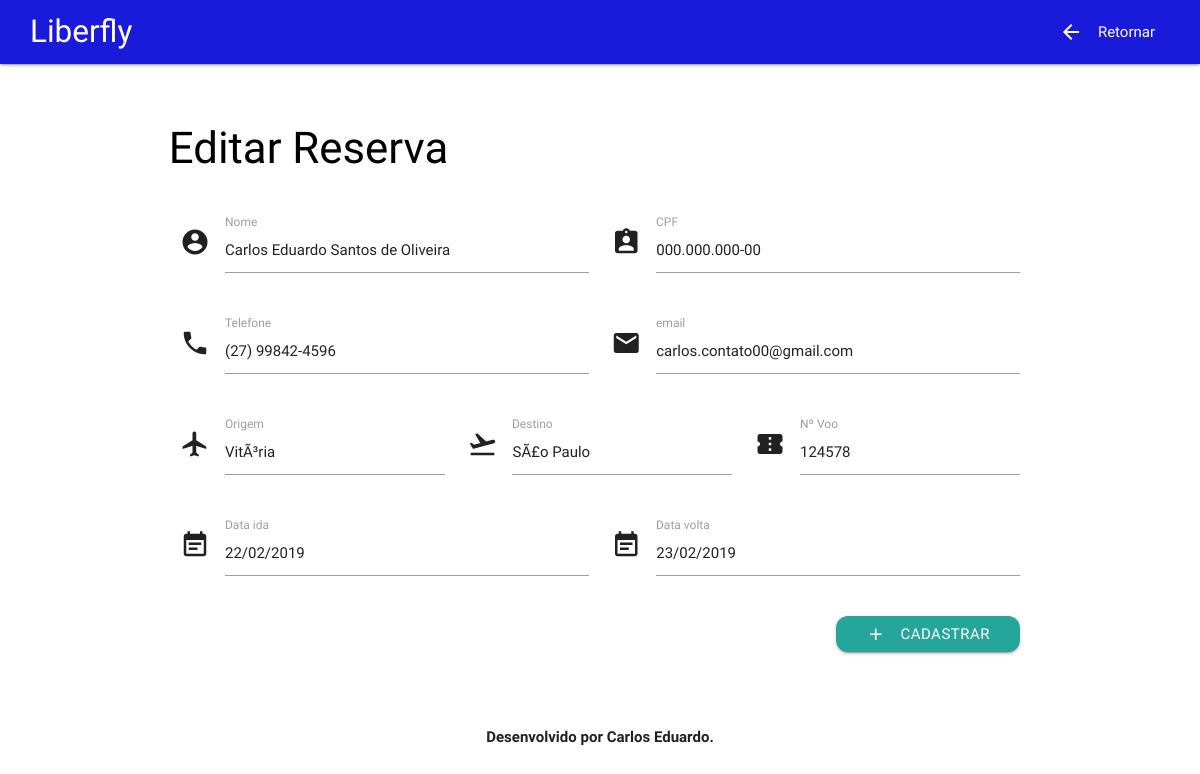
/passagem/editar/4, run on the app's committed database.
### tables this page shows
CREATE TABLE `passagens` (
  `id` int(11) NOT NULL,
  `nome_passageiro` varchar(220) NOT NULL,
  `cpf` varchar(20) NOT NULL,
  `telefone` varchar(20) NOT NULL,
  `email` varchar(50) NOT NULL,
  `aeroporto_origem` varchar(220) NOT NULL,
  `aeroporto_destino` varchar(220) NOT NULL,
  `numero_voo` varchar(50) NOT NULL,
  `data_ida` varchar(100) NOT NULL,
  `data_volta` varchar(100) DEFAULT NULL,
  `criado` datetime DEFAULT NULL
);

### core/controller.php (called while the page is built, shortened)
<?php
class controller {
	public function loadView($viewName, $viewData = array()) {
		extract($viewData);
		include 'views/'.$viewName.'.php';
	}
}
?>

### controllers/passagemController.php (called while the page is built, shortened)
<?php
class passagemController extends controller {
	public function editar($id) {
		$dados = array();
		$passagem = new passagens();
		$dados['list_passagens'] = $passagem->listar($id);
		$this->loadView('editar', $dados);
	}
}
?>

### core/core.php (called while the page is built, shortened)
<?php
class core {
	public function run() {
		global $config;
		if ($config['versao'] == 'dsv') {
			$url = explode("index.php", $_SERVER['PHP_SELF']);
			$url = end($url);
		}
		$params = array();
		if (!empty($url) && $url != '/') {
			$url = explode('/', $url);
			array_shift($url);
			array_shift($url);
			if (isset($url[0]) && !empty($url[0])) {
				$currentAction = $url[0];
				array_shift($url);
			} else {
				$currentAction = 'index';
			}
			if (count($url) > 0) {
				$params = $url;
			}
		} else {
			$currentController = 'homeController';
			$currentAction = 'index';
		}
		$c = new $currentController();
		call_user_func_array(array($c, $currentAction), $params);
	}
}
?>

### index.php (called while the page is built, shortened)
<?php
require 'config.php';
$core = new core();
$core->run();
?>

### core/model.php (called while the page is built, shortened)
<?php
class model {
	public function __construct() {
		global $config;
		try {
			$this->db = new PDO('mysql:dbname='.$config['dbname'].';host='.$config['host'], $config['user'], $config['pass']);
		} catch (PDOException $e) {
    		exit('Erro ao conectar no Banco: ' . $e->getMessage());
		}
	}
}
?>

### config.php (called while the page is built, shortened)
<?php
	$config = array();
	if (versao == 'dsv') {
		$config['versao'] = 'dsv';
		$config['dbname'] = 'liberfly';
		$config['host']   = 'localhost';
		$config['user']   = '';
		$config['pass']   = '';
	}
?>

### models/passagens.php (called while the page is built, shortened)
<?php
class passagens extends model {
	public function listar($id) {
		$sql = "SELECT * FROM passagens WHERE id = $id ";
		$qry = $this->db->query($sql);
		if ($qry->rowCount() > 0) {
			$array = $qry->fetch();
		}
		return $array;
	}
}
?>

### views/editar.php (the view, shortened to what this page needs)
<!DOCTYPE html>
<html>
<head>
  <link type="text/css" rel="stylesheet" href="<?php echo URL; ?>/assets/css/materialize.min.css"  media="screen,projection"/>
  <link type="text/css" rel="stylesheet" href="<?php echo URL; ?>/assets/css/formulario_cadastro.css"  media="screen,projection"/>
  <link type="text/css" rel="stylesheet" href="<?php echo URL; ?>/assets/css/animate.css"  media="screen,projection"/>
</head>
<body>
  <nav id="navbar">
    <div class="nav-wrapper">
      <a href="<?php echo URL; ?>/home" class="brand-logo">Liberfly</a>
      <ul id="nav-mobile" class="right hide-on-med-and-down">
        <li><a href="<?php echo URL; ?>/passagem"><i class="material-icons left">arrow_back</i>Retornar</a></li>
      </ul>
    </div>
  </nav>
  <div class="container">
    <div class="row">
      <h3>Editar Reserva</h3>
      <br>
      <form class="col s12" method="POST">
        <div class="row">
          <div class="input-field col s6">
            <i class="material-icons prefix">account_circle</i>
            <input id="icon_prefix" type="text" name="nome" value="<?php echo $list_passagens['nome_passageiro']; ?>" class="validate">
            <label for="icon_prefix">Nome</label>
          </div>
          <div class="input-field col s6">
            <i class="material-icons prefix">assignment_ind</i>
            <input id="icon_telephone" type="text" name="cpf" value="<?php echo $list_passagens['cpf']; ?>" data-mask="000.000.000-00" class="validate">
            <label for="icon_telephone">CPF</label>
          </div>
        </div>
        <div class="row">
          <div class="input-field col s6">
            <i class="material-icons prefix">phone</i>
            <input id="icon_telephone" type="tel" name="telefone" value="<?php echo $list_passagens['telefone']; ?>" data-mask="(00) 00000-0000" class="validate">
            <label for="icon_telephone">Telefone</label>
          </div>
          <div class="input-field col s6">
            <i class="material-icons prefix">email</i>
            <input id="icon_telephone" type="email" value="<?php echo $list_passagens['email']; ?>" name="email" class="validate">
            <label for="icon_telephone">email</label>
          </div>
        </div>
        <div class="row">
          <div class="input-field col s4">
            <i class="material-icons prefix">flight</i>
            <input id="icon_telephone" type="text" value="<?php echo $list_passagens['aeroporto_origem']; ?>" name="origem" class="validate">
            <label for="icon_telephone">Origem</label>
          </div>
          <div class="input-field col s4">
            <i class="material-icons prefix">flight_takeoff</i>
            <input id="icon_telephone" type="text" value="<?php echo $list_passagens['aeroporto_destino']; ?>" name="destino" class="validate">
            <label for="icon_telephone">Destino</label>
          </div>
          <div class="input-field col s4">
            <i class="material-icons prefix">confirmation_number</i>
            <input id="icon_telephone" type="text" value="<?php echo $list_passagens['numero_voo']; ?>" name="voo" class="validate">
            <label for="icon_telephone">Nº Voo</label>
          </div>
        </div>
        <div class="row">
          <div class="input-field col s6">
            <i class="material-icons prefix">event_note</i>
            <input id="icon_telephone" type="text" value="<?php echo $list_passagens['data_ida']; ?>" name="data_ida" data-mask="00/00/0000" class="validate">
            <label for="icon_telephone">Data ida</label>
          </div>
          <div class="input-field col s6">
            <i class="material-icons prefix">event_note</i>
            <input id="icon_telephone" type="text" value="<?php echo $list_passagens['data_volta']; ?>" name="data_volta" data-mask="00/00/0000" class="validate">
            <label for="icon_telephone">Data volta</label>
          </div>
        </div>
        <div id="send-form">
          <button class="waves-effect waves-light btn" type="submit"><i class="material-icons left">add</i>Cadastrar</button>
        </div>
      </form>
    </div>
  </div>
  <footer class="footer mt-auto py-3">
    <div class="container">
      <span class="text-muted" id="rodapetext">Desenvolvido por Carlos Eduardo.</span>
    </div>
  </footer>
</body>
</html>

### assets/css/formulario_cadastro.css (style rules this page uses)
#navbar { background-color: #0000d6; opacity: 0.9; }
.nav-wrapper { margin-left: 30px; margin-right: 30px; }
.container { margin-top: 60px; }
.container .row h3 { color: #000; }
#send-form { width: 100%; height: 50px; }
#send-form button { float: right; border-radius: 12px; }
.footer { position:relative; bottom:0; width:100%; }
.footer .container { text-align: center; }
.footer .container #rodapetext { color: #212121; font-weight: bold; }

### data on the page
passagens: nome "Carlos Eduardo Santos de Oliveira", cpf "000.000.000-00", telefone "(27) 99842-4596", email "carlos.contato00@gmail.com", origem "VitÃ³ria", destino "SÃ£o Paulo", voo "124578", data_ida "22/02/2019", data_volta "23/02/2019"
